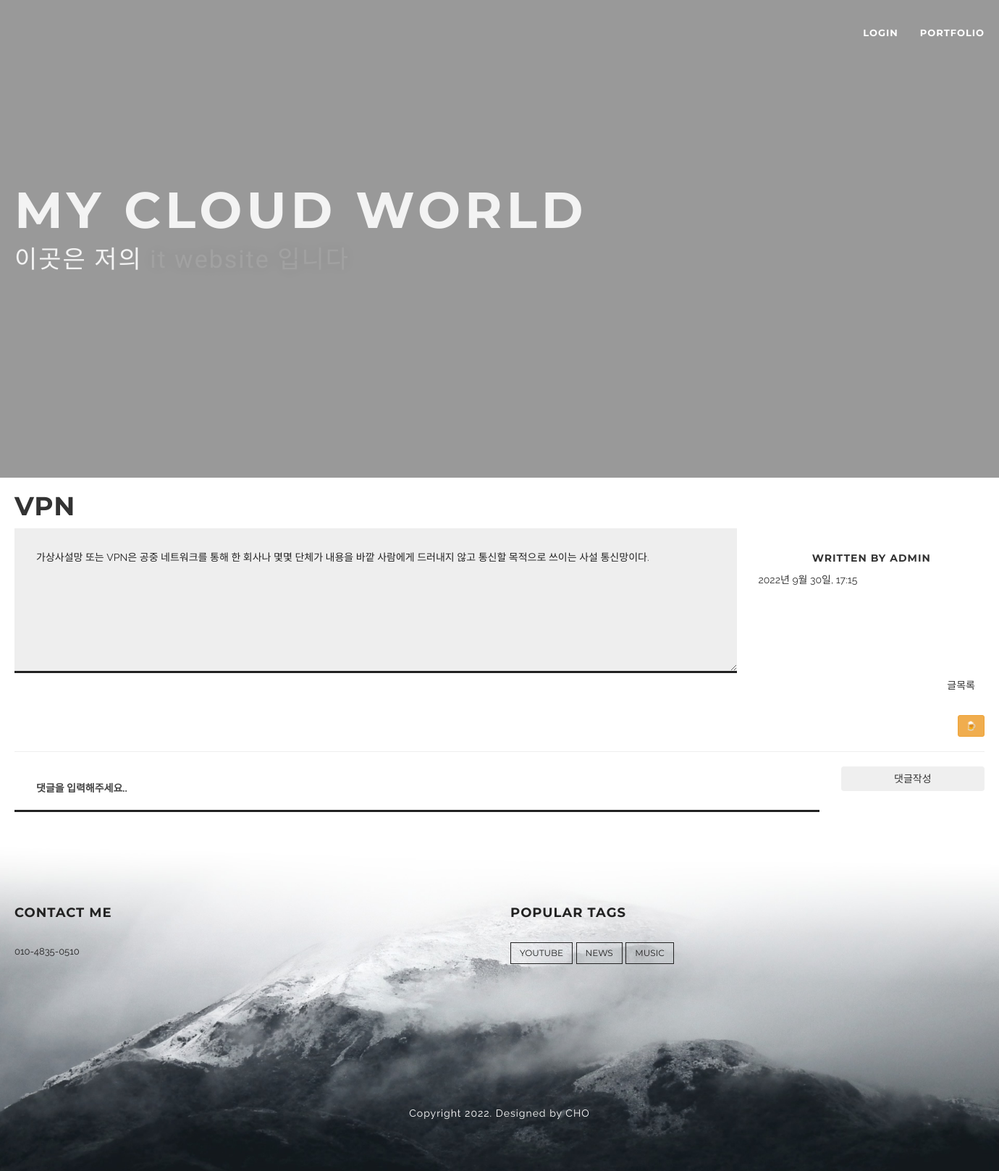
The page /board/detail/4 on the database its author committed.
### board/models.py (models this page shows, shortened)
class Board(models.Model):
    subject = models.CharField(max_length=100)
    writer = models.ForeignKey(User, null=True, default=0, on_delete=models.CASCADE)
    content = models.TextField()
    pubdate = models.DateTimeField()
    likey = models.ManyToManyField(User, blank=True, related_name="likey")

### acc/models.py (models this page shows)
class User(AbstractUser):
    comment = models.TextField()
    point = models.IntegerField(default=0)

### board/views.py (the view)
# urls.py: path('detail/<bpk>', views.detail, name="detail"),
def detail(request, bpk):
    b = Board.objects.get(id=bpk)
    r = b.reply_set.all()
    context = {
        "b": b,
        "rset":r
    }
    return render(request, "board/detail.html", context)

### templates/board/detail.html (shortened to what this page needs)
{% extends 'base.html' %}
{% block con %}
<div class="container">
    <h1><b>{{ b.subject }}</b></h1>
    <div class="row mt-5">
        <div class="col-sm-9">
            <textarea class="form-control" style="height:200px" disabled>{{ b.content }}</textarea>
        </div>
        <div class="col-sm-3">
            <div class="text-center mt-3">
                <h5>written by <b>{{ b.writer }}</b></h5>
            </div>
            <div class="text-end mt-2">
                {{ b.pubdate|date:'Y년 n월 j일, H:i' }}
            </div>
        </div>
    </div>
    <div class="text-right mt-4">
        <a href="{% url 'board:index' %}" class="btn btn-dark">글목록</a>
    </div><br>
    <div class="mt-3 mb-4 text-right">
        <button type="button" class="btn btn-warning btn-sm" data-bs-toggle="modal" data-bs-target="#star">
            🍺
        </button>
    </div>
    <hr color="background-color:black">
    <form method="post" action="{% url 'board:creply' b.id %}">
        <div class="row mt-3 mb-5">
            <div class="col-sm-10">
                <input type="text" name="com" class="form-control" placeholder="댓글을 입력해주세요..">
            </div>
            <div class="col-sm-2">
                <button class="btn btn-dark" style="width: 100%;">댓글작성</button>
            </div>
        </div>
    </form>
</div>
{% endblock %}

### static/assets/css/style.css (style rules this page uses)
body { overflow-x: hidden; font-family: 'Raleway', "Helvetica Neue", Helvetica, Arial, sans-serif; background-color: #fff; font-weight: 400; line-height: 1.75; color: #333 }
a, a:hover, a:focus, a:active, a.active { outline: 0; text-decoration: none }
a { color: #333 }
h1, h2, h3, h4, h5, h6 { font-family: 'Montserrat', "Helvetica Neue", Helvetica, Arial, sans-serif; text-transform: uppercase; font-weight: 700; letter-spacing: 1px }
body { webkit-tap-highlight-color: #333 }
@media (min-width: 1200px) { .container { width: 1370px; } }
.btn { font-family: 'Montserrat', "Helvetica Neue", Helvetica, Arial, sans-serif; }
.form-control { display: block; width: 100%; height: 40px; padding: 30px 30px; font-size: 14px; line-height: 1.42857143; color: #222; background-color: transparent; background-image: none; border: none; border-bottom: 3px solid #222; border-radius: 0; -webkit-box-shadow: none; box-shadow: none }

### static/assets/css/styles.css (style rules this page uses)
* { margin: 0px; padding: 0px; }
a { text-decoration: none; }

### rows shown on the page
Board: subject "VPN", content "가상사설망 또는 VPN은 공중 네트워크를 통해 한 회사나 몇몇 단체가 내용을 바깥 사람에게 드러내지 않고 통신할 목적으로 쓰이는 사설 통신망이다.", writer "ADMIN", pubdate "2022년 9월 30일, 17:15"
